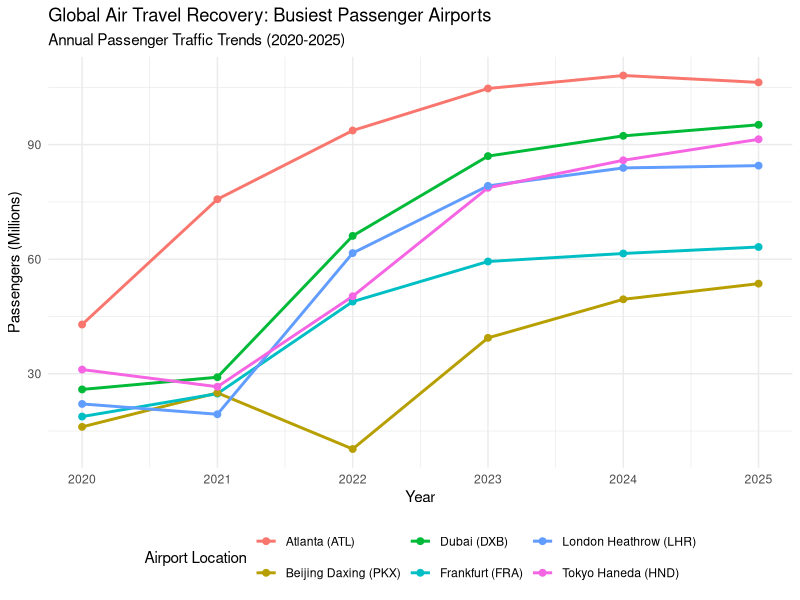
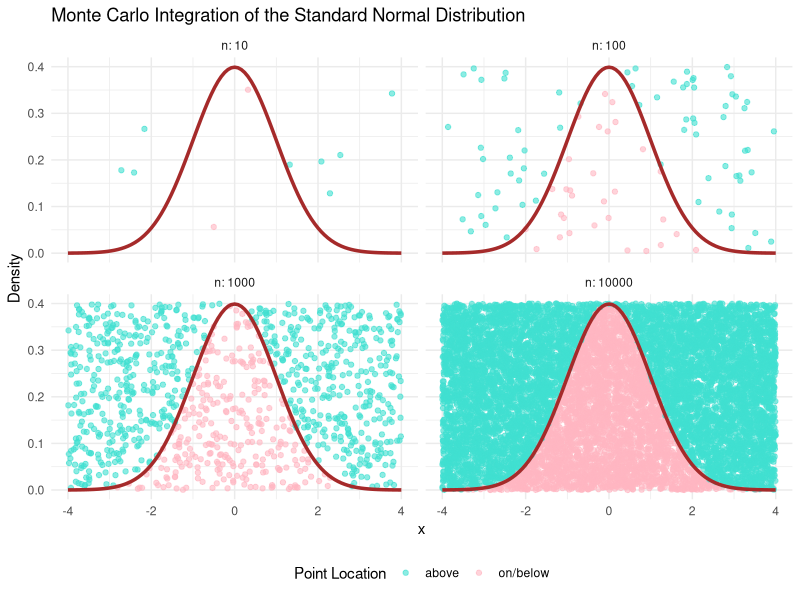

Recreate these plots in R, in order.
## ---- chunk 1
# Coding Style: Tidyverse Style Guide (consistent naming, piping, and formatting)
#| echo: false
#| warning: false
#| message: false
#| tidy: true
#| label: tbl-airports-table
#| tbl-cap: "Total Passengers (in Millions) for the Six Busiest Global Airports: 2020-2025"


# Load required libraries for data manipulation, table creation, and visualization
library(tidyr)
library(dplyr)
library(knitr)
library(ggplot2)

# Create dataset of six busiest global airports with passenger counts (in millions)
# Data is stored in wide format (one column per year)
airports_wide <- data.frame(
  Airport = c("Atlanta (ATL)", "Frankfurt (FRA)", "Beijing Daxing (PKX)", 
              "Dubai (DXB)", "Tokyo Haneda (HND)", "London Heathrow (LHR)"),
  Y2020 = c(42.9, 18.8, 16.1, 25.9, 31.1, 22.1),
  Y2021 = c(75.7, 24.8, 25.0, 29.1, 26.6, 19.4),
  Y2022 = c(93.7, 48.9, 10.3, 66.1, 50.3, 61.6),
  Y2023 = c(104.7, 59.4, 39.4, 87.0, 78.7, 79.2),
  Y2024 = c(108.1, 61.5, 49.5, 92.3, 85.9, 83.9),
  Y2025 = c(106.3, 63.2, 53.6, 95.2, 91.4, 84.5)
)

# Rename columns to improve readability in the output table
# Convert column names from Y2020 → 2020, etc.
airports_wide |>
  rename(
    `Airport (Code)` = Airport,
    `2020` = Y2020,
    `2021` = Y2021,
    `2022` = Y2022,
    `2023` = Y2023,
    `2024` = Y2024,
    `2025` = Y2025
  ) |>
  # Display the table in a clean formatted style
  kable(
    align = "lcccccc", 
    digits = 1
  )
## ---- chunk 2
#| echo: false
#| warning: false
#| message: false
#| fig.pos: "H"
#| label: fig-airports-plot
#| fig-cap: "Annual Passenger Traffic Trends for the Six Busiest Global Airports (2020–2025)"
#| fig-alt: "Line plot showing passenger trends for six airports from 2020 to 2025"


# Convert dataset from wide format to long (tidy) format for plotting
# This creates two columns: Year and Passengers_Millions
airports_tidy <- airports_wide |>
  pivot_longer(
    cols = starts_with("Y"), 
    names_to = "Year", 
    values_to = "Passengers_Millions"
  ) |>
  # Clean Year column by removing "Y" and converting to numeric
  mutate(Year = as.numeric(gsub("Y", "", Year)))

# Create line plot to visualize passenger trends over time for each airport
ggplot(data = airports_tidy, aes(x = Year, y = Passengers_Millions, color = Airport)) +
  
  # Add lines to show trends across years
  geom_line(linewidth = 1) +
  
  # Add points to highlight exact values for each year
  geom_point(size = 2) +
  
  # Apply minimal theme for a clean look
  theme_minimal() +
  
  # Add titles and axis labels
  labs(
    title = "Global Air Travel Recovery: Busiest Passenger Airports",
    subtitle = "Annual Passenger Traffic Trends (2020-2025)",
    x = "Year",
    y = "Passengers (Millions)",
    color = "Airport Location"
  ) +
  
  # Ensure x-axis shows all years from 2020 to 2025
  scale_x_continuous(breaks = 2020:2025) +
  
  # Position legend at the bottom for better readability
  theme(legend.position = "bottom")

## ---- chunk 3
#| echo: false
#| warning: false
#| message: false
#| label: fig-monte-carlo
#| fig-cap: "Monte Carlo integration with increasing sample sizes"
#| fig-alt: "Scatter plot showing random points approximating area under a normal distribution curve"

# Load required libraries for data manipulation and plotting
library(ggplot2)
library(dplyr)


# This function generates random (x, y) points within a rectangular region
# These points are used to estimate the area under a curve (Monte Carlo method)
generate_mc_points <- function(n, x_min, x_max, y_min, y_max) {
  x_coords <- runif(n, min = x_min, max = x_max)  # Random x-values
  y_coords <- runif(n, min = y_min, max = y_max)  # Random y-values
  data.frame(x = x_coords, y = y_coords)
}


# Generate datasets for different sample sizes
# We simulate increasing numbers of random points to observe convergence
n_values <- c(10, 100, 1000, 10000)

mc_data <- lapply(n_values, function(n) {
  df <- generate_mc_points(
    n, 
    x_min = -4, x_max = 4,     # x-range of the normal distribution
    y_min = 0, y_max = 0.4     # y-range covering the curve height
  )
  df$n <- n  # Store sample size for faceting
  df
}) |> bind_rows()


# Classify points relative to the curve
# Label each point as:
# - "on/below" the curve (inside area)
# - "above" the curve (outside area)
mc_data <- mc_data |>
  mutate(
    flag = ifelse(
      y <= dnorm(x, mean = 0, sd = 1),  # Compare to normal density function
      "on/below",
      "above"
    )
  )


# Create visualization
# Plot random points and overlay the true normal distribution curve
ggplot(mc_data, aes(x = x, y = y, color = flag)) +
  
  # Plot sampled points (Monte Carlo simulation)
  geom_point(alpha = 0.6, size = 1.5) +
  
  # Overlay the true normal distribution curve
  stat_function(
    fun = dnorm,
    args = list(mean = 0, sd = 1),
    xlim = c(-4, 4),
    color = "brown",
    linewidth = 1.2
  ) +
  
  # Assign colors to points above vs below the curve
  scale_color_manual(
    values = c("above" = "turquoise", "on/below" = "lightpink")
  ) +
  
  # Create small multiple panels for each sample size
  facet_wrap(~ n, nrow = 2, labeller = label_both) +
  
  # Add titles and labels
  labs(
    title = "Monte Carlo Integration of the Standard Normal Distribution",
    x = "x",
    y = "Density",
    color = "Point Location"
  ) +
  
  # Apply clean theme
  theme_minimal() +
  
  # Position legend at bottom
  theme(legend.position = "bottom")
